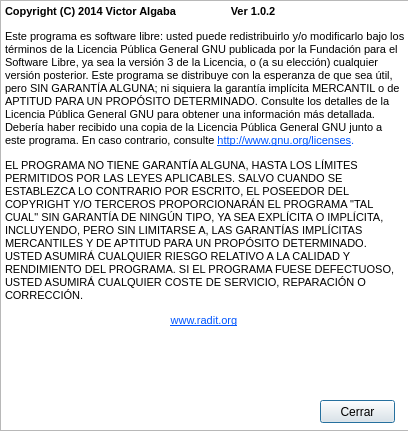
<?xml version="1.0" encoding="UTF-8"?>
<ui version="4.0">
 <class>FrmAbout</class>
 <widget class="QDialog" name="FrmAbout">
  <property name="geometry">
   <rect>
    <x>0</x>
    <y>0</y>
    <width>408</width>
    <height>431</height>
   </rect>
  </property>
  <property name="windowTitle">
   <string>Acerca de...</string>
  </property>
  <property name="windowIcon">
   <iconset resource="../radit.qrc">
    <normaloff>:/general/iconos/player/ico.png</normaloff>:/general/iconos/player/ico.png</iconset>
  </property>
  <widget class="QTextBrowser" name="textBrowser">
   <property name="geometry">
    <rect>
     <x>0</x>
     <y>0</y>
     <width>411</width>
     <height>431</height>
    </rect>
   </property>
   <property name="styleSheet">
    <string notr="true"/>
   </property>
   <property name="html">
    <string>&lt;!DOCTYPE HTML PUBLIC &quot;-//W3C//DTD HTML 4.0//EN&quot; &quot;http://www.w3.org/TR/REC-html40/strict.dtd&quot;&gt;
&lt;html&gt;&lt;head&gt;&lt;meta name=&quot;qrichtext&quot; content=&quot;1&quot; /&gt;&lt;style type=&quot;text/css&quot;&gt;
p, li { white-space: pre-wrap; }
&lt;/style&gt;&lt;/head&gt;&lt;body style=&quot; font-family:'MS Shell Dlg 2'; font-size:8.25pt; font-weight:400; font-style:normal;&quot;&gt;
&lt;p style=&quot; margin-top:12px; margin-bottom:12px; margin-left:0px; margin-right:0px; -qt-block-indent:0; text-indent:0px;&quot;&gt;&lt;span style=&quot; font-size:8pt; font-weight:600;&quot;&gt;Copyright (C) 2014 Victor Algaba                  Ver 1.0.2&lt;/span&gt;&lt;/p&gt;
&lt;p style=&quot; margin-top:12px; margin-bottom:12px; margin-left:0px; margin-right:0px; -qt-block-indent:0; text-indent:0px;&quot;&gt;&lt;span style=&quot; font-size:8pt;&quot;&gt;Este programa es software libre: usted puede redistribuirlo y/o modificarlo bajo los términos de la Licencia Pública General GNU publicada por la Fundación para el Software Libre, ya sea la versión 3 de la Licencia, o (a su elección) cualquier versión posterior. Este programa se distribuye con la esperanza de que sea útil, pero SIN GARANTÍA ALGUNA; ni siquiera la garantía implícita MERCANTIL o de APTITUD PARA UN PROPÓSITO DETERMINADO. Consulte los detalles de la Licencia Pública General GNU para obtener una información más detallada. Debería haber recibido una copia de la Licencia Pública General GNU junto a este programa. En caso contrario, consulte &lt;/span&gt;&lt;a href=&quot;http://www.gnu.org/licenses/&quot;&gt;&lt;span style=&quot; font-size:8pt; text-decoration: underline; color:#0055ff;&quot;&gt;http://www.gnu.org/licenses&lt;/span&gt;&lt;/a&gt;&lt;span style=&quot; font-size:8pt; color:#0055ff;&quot;&gt;.&lt;/span&gt;&lt;/p&gt;
&lt;p style=&quot; margin-top:12px; margin-bottom:12px; margin-left:0px; margin-right:0px; -qt-block-indent:0; text-indent:0px;&quot;&gt;&lt;span style=&quot; font-size:8pt;&quot;&gt;EL PROGRAMA NO TIENE GARANTÍA ALGUNA, HASTA LOS LÍMITES PERMITIDOS POR LAS LEYES APLICABLES. SALVO CUANDO SE ESTABLEZCA LO CONTRARIO POR ESCRITO, EL POSEEDOR DEL COPYRIGHT Y/O TERCEROS PROPORCIONARÁN EL PROGRAMA &amp;quot;TAL CUAL&amp;quot; SIN GARANTÍA DE NINGÚN TIPO, YA SEA EXPLÍCITA O IMPLÍCITA, INCLUYENDO, PERO SIN LIMITARSE A, LAS GARANTÍAS IMPLÍCITAS MERCANTILES Y DE APTITUD PARA UN PROPÓSITO DETERMINADO. USTED ASUMIRÁ CUALQUIER RIESGO RELATIVO A LA CALIDAD Y RENDIMIENTO DEL PROGRAMA. SI EL PROGRAMA FUESE DEFECTUOSO, USTED ASUMIRÁ CUALQUIER COSTE DE SERVICIO, REPARACIÓN O CORRECCIÓN. &lt;/span&gt;&lt;/p&gt;
&lt;p align=&quot;center&quot; style=&quot; margin-top:12px; margin-bottom:12px; margin-left:0px; margin-right:0px; -qt-block-indent:0; text-indent:0px;&quot;&gt;&lt;a href=&quot;http://www.radit.org&quot;&gt;&lt;span style=&quot; font-size:8pt; text-decoration: underline; color:#0055ff;&quot;&gt;www.radit.org&lt;/span&gt;&lt;/a&gt;&lt;span style=&quot; font-size:8pt; color:#0055ff;&quot;&gt; &lt;/span&gt;&lt;/p&gt;&lt;/body&gt;&lt;/html&gt;</string>
   </property>
   <property name="openExternalLinks">
    <bool>true</bool>
   </property>
  </widget>
  <widget class="QPushButton" name="BtnCerrar">
   <property name="geometry">
    <rect>
     <x>320</x>
     <y>400</y>
     <width>75</width>
     <height>23</height>
    </rect>
   </property>
   <property name="text">
    <string>Cerrar</string>
   </property>
  </widget>
 </widget>
 <resources>
  <include location="../radit.qrc"/>
 </resources>
 <connections>
  <connection>
   <sender>BtnCerrar</sender>
   <signal>clicked()</signal>
   <receiver>FrmAbout</receiver>
   <slot>close()</slot>
   <hints>
    <hint type="sourcelabel">
     <x>349</x>
     <y>293</y>
    </hint>
    <hint type="destinationlabel">
     <x>410</x>
     <y>332</y>
    </hint>
   </hints>
  </connection>
 </connections>
</ui>
